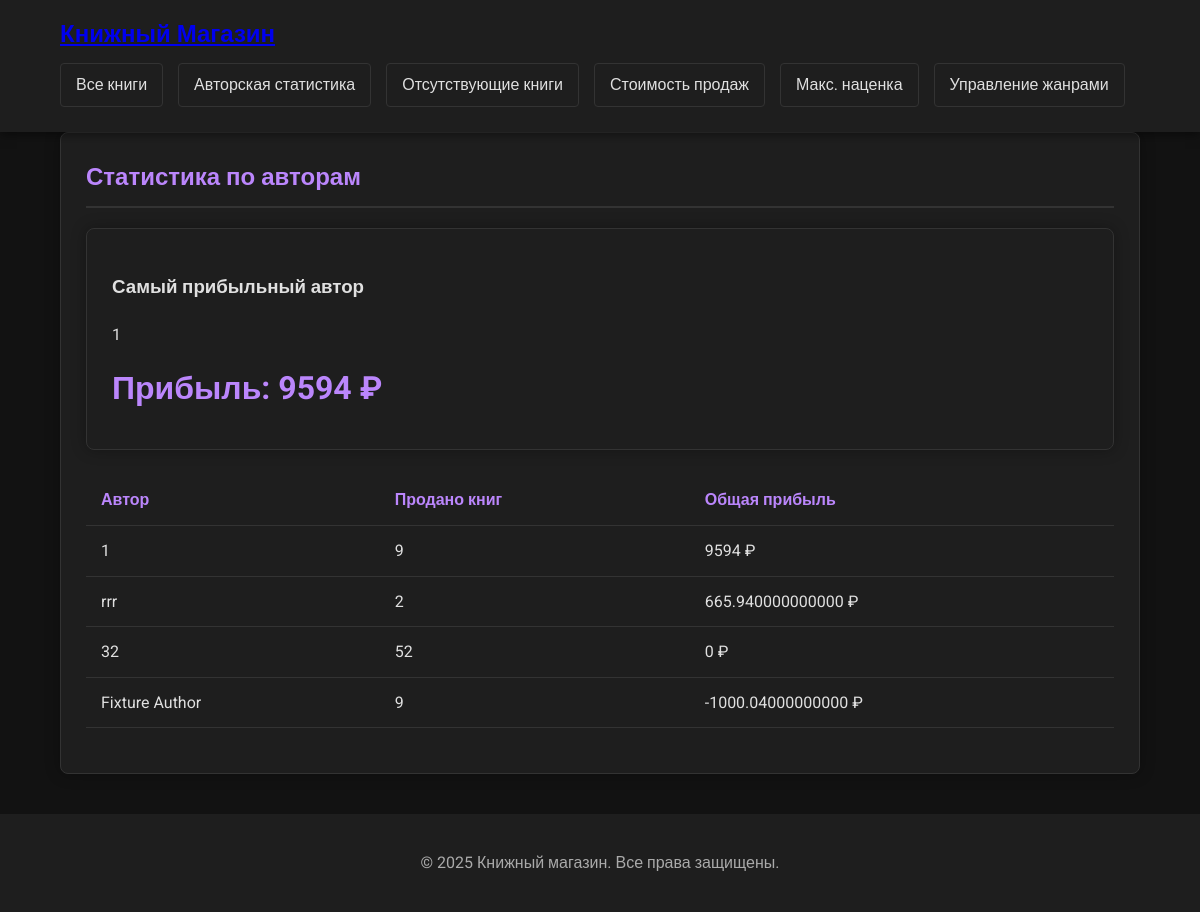
/books/stats/authors/, run on the app's committed database.
### books/models.py (models this page shows, shortened)
class Book(models.Model):
    MEDIUM_CHOICES = [
        ('P', 'Бумажная'),
        ('E', 'Электронная'),
        ('A', 'Аудио'),
    ]
    title = models.CharField(max_length=200, verbose_name="Название")
    author = models.CharField(max_length=100, verbose_name="Автор")
    code = models.CharField(max_length=50, unique=True, verbose_name="Шифр произведения")
    genre = models.ForeignKey(Genre, on_delete=models.CASCADE, verbose_name="Жанр")
    year = models.PositiveIntegerField(verbose_name="Год издания")
    pages = models.PositiveIntegerField(verbose_name="Количество страниц", blank=True, null=True)
    medium = models.CharField(max_length=1, choices=MEDIUM_CHOICES, verbose_name="Носитель")
    wholesale_price = models.DecimalField(max_digits=10, decimal_places=2, verbose_name="Оптовая цена")
    retail_price = models.DecimalField(max_digits=10, decimal_places=2, verbose_name="Розничная цена")
    stock = models.PositiveIntegerField(default=0, verbose_name="В наличии")
    sold = models.PositiveIntegerField(default=0, verbose_name="Продано")

### books/views.py (the view)
# urls.py: path('stats/authors/', views.author_stats, name='author_stats'),
def author_stats(request):
    authors = Book.objects.values('author').annotate(
        total_sold=Sum('sold'),
        total_profit=Sum(
            ExpressionWrapper(
                F('sold') * (F('retail_price') - F('wholesale_price')),
                output_field=DecimalField(max_digits=10, decimal_places=2)
            )
        )
    ).filter(total_sold__gt=0).order_by('-total_profit')
    most_profitable = authors.first() if authors else None
    return render(request, 'books/author_stats.html', {
        'most_profitable': most_profitable,
        'authors': authors
    })

### books/templates/books/author_stats.html (shortened to what this page needs)
{% extends 'books/base.html' %}
{% load static %}
{% block content %}
<div class="card">
    <h2>Статистика по авторам</h2>
    {% if most_profitable %}
    <div class="stats-card">
        <h3>Самый прибыльный автор</h3>
        <p>{{ most_profitable.author }}</p>
        <p class="stats-value">Прибыль: {{ most_profitable.total_profit }} ₽</p>
    </div>
    {% endif %}
    <table>
        <thead>
            <tr>
                <th>Автор</th>
                <th>Продано книг</th>
                <th>Общая прибыль</th>
            </tr>
        </thead>
        <tbody>
            {% for author in authors %}
            <tr>
                <td>{{ author.author }}</td>
                <td>{{ author.total_sold }}</td>
                <td>{{ author.total_profit }} ₽</td>
            </tr>
            {% empty %}
            <tr>
                <td colspan="3">Данные отсутствуют</td>
            </tr>
            {% endfor %}
        </tbody>
    </table>
</div>
{% endblock %}

### static/books/css/style.css (style rules this page uses)
:root { --dark-bg: #121212; --dark-card: #1e1e1e; --dark-text: #e0e0e0; --dark-border: #333; --accent-color: #bb86fc; --accent-hover: #9a67ea; --danger: #cf6679; --success: #03dac6; }
body { font-family: 'Segoe UI', Tahoma, Geneva, Verdana, sans-serif; line-height: 1.6; margin: 0; padding: 0; background-color: var(--dark-bg); color: var(--dark-text); min-height: 100vh; }
.card { background: var(--dark-card); border-radius: 8px; box-shadow: 0 0 15px rgba(0,0,0,0.3); padding: 25px; margin-bottom: 25px; border: 1px solid var(--dark-border); }
.card h2 { margin-top: 0; color: var(--accent-color); border-bottom: 2px solid var(--dark-border); padding-bottom: 10px; }
table { width: 100%; border-collapse: collapse; margin: 20px 0; }
table th, table td { padding: 12px 15px; text-align: left; border-bottom: 1px solid var(--dark-border); }
table th { background-color: var(--dark-card); font-weight: 600; color: var(--accent-color); }
.stats-card { background: var(--dark-card); border-radius: 8px; padding: 25px; margin-bottom: 25px; box-shadow: 0 0 15px rgba(0,0,0,0.3); border: 1px solid var(--dark-border); }
.stats-value { font-size: 2rem; font-weight: bold; color: var(--accent-color); margin: 10px 0; }
.card, .book-card { animation: fadeIn 0.5s ease-out; }

### books/templates/books/base.html (style rules this page uses)
body { font-family: 'Roboto', sans-serif; }

### data on the page
Book: author "rrr", total_sold "2", total_profit "665.940000000000"

### other printed values
{{ most_profitable.author }} "1"
{{ most_profitable.total_profit }} "9594"
{{ author.author }} "1" "32" "Fixture Author"
{{ author.total_sold }} "9" "52" "9"
{{ author.total_profit }} "9594" "0" "-1000.04000000000"
